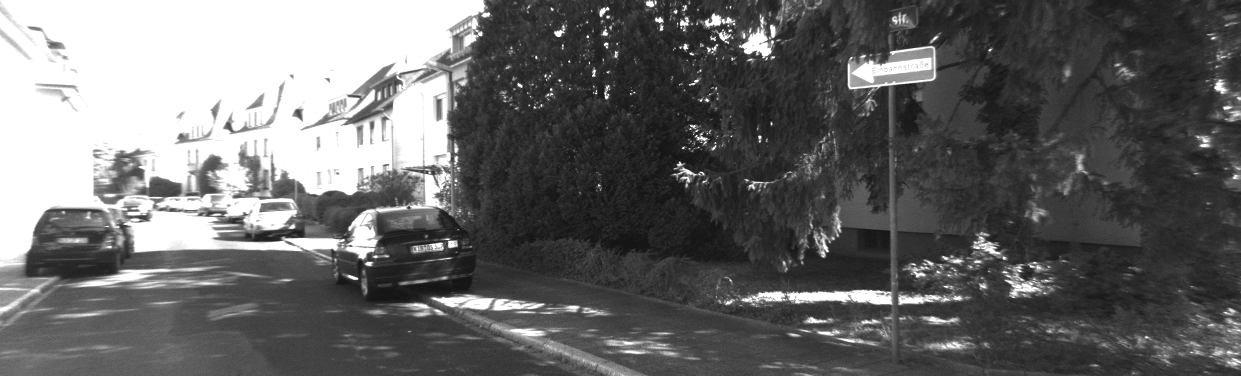
#> input picture dataset/dataset/sequences/00/image_0/000058.png, 1241 x 376 px, given in place of 000000.png, which was not available
$ python main.py
#> lines starting #> are read from the running program, lines starting #| are printed output that depends on the picture; pictures that were not available may be replaced by others from this repository, and a replacement may not be noted
### code/project/utils/geometry.py
"""
utils/geometry.py
Spatial transformations, camera projection, feature extraction, and triangulation utilities.
"""

from pathlib import Path
import numpy as np
import cv2

# =============================================================================
# CONSTANTS & SETUP
# =============================================================================
# Navigate from project/utils/geometry.py up to VAN_ex/ root
PROJECT_ROOT = Path(__file__).parent.parent.parent.parent
DATA_PATH = PROJECT_ROOT / 'dataset' / 'dataset' / 'sequences' / '00'


def read_images(idx):
    """Reads grayscale left and right images for a given frame index."""
    img_name = f'{idx:06d}.png'
    p1, p2 = DATA_PATH / 'image_0' / img_name, DATA_PATH / 'image_1' / img_name
    img1, img2 = cv2.imread(str(p1), cv2.IMREAD_GRAYSCALE), cv2.imread(str(p2), cv2.IMREAD_GRAYSCALE)
    if img1 is None or img2 is None:
        raise FileNotFoundError(f"Could not find images at {DATA_PATH}")
    return img1, img2


# [4 lines left out: function get_num_frames, not called in this run]


def read_cameras():
    """Loads camera calibration matrices (K, P1, P2) from calib.txt."""
    calib_path = DATA_PATH / 'calib.txt'
    with open(calib_path) as f:
        l1 = f.readline().split()[1:]
        l2 = f.readline().split()[1:]

    p1 = np.array([float(i) for i in l1]).reshape(3, 4)
    p2 = np.array([float(i) for i in l2]).reshape(3, 4)
    k = p1[:, :3]
    return k, p1, p2


# [10 lines left out: function read_ground_truth_poses, not called in this run]


def get_orb_features(img, n_features=700):
    """Extracts keypoints and ORB descriptors from an image."""
    orb = cv2.ORB_create(nfeatures=n_features)
    return orb.detectAndCompute(img, None)


# [10 lines left out: functions get_akaze_features, get_sift_features, not called in this run]


def camera_center(R, t):
    """Calculates 3D world position of a camera center from extrinsics: C = -R^T * t."""
    return (-R.T @ t).flatten()


def compose_transform(R1, t1, R2, t2):
    """Composes relative motion transformations: T_new = T2 * T1."""
    return R2 @ R1, R2 @ t1 + t2


# [4 lines left out: function rotation_angle_deg, not called in this run]


def relative_rotation_angle_deg(R_a, R_b):
    """Computes the angular difference in degrees between two rotation matrices of the same convention."""
    return rotation_angle_deg(R_a.T @ R_b)


def relative_pose_w2c(R_a, t_a, R_b, t_b):
    """Computes the relative W2C transform mapping frame a's camera frame into frame b's, by inverting a and composing with b."""
    return compose_transform(R_a.T, -R_a.T @ t_a, R_b, t_b)


# [49 lines left out: functions compute_relative_pose_error_deg_m, compute_kitti_sequence_errors, project_point, project_points_vectorized, not called in this run]


def compute_rectified_stereo_deviations(kp_left, kp_right, matches):
    """Computes absolute y-coordinate pixel discrepancies between matched stereo keypoints."""
    deviations = []
    for match in matches:
        _, y_left = kp_left[match.queryIdx].pt
        _, y_right = kp_right[match.trainIdx].pt
        deviations.append(abs(y_left - y_right))
    return np.array(deviations)


def split_matches_by_rectified_pattern(kp_left, kp_right, matches, threshold=2):
    """Splits feature matches into inliers and outliers based on y-coordinate disparity tolerance."""
    inliers, outliers = [], []
    for match in matches:
        _, y_left = kp_left[match.queryIdx].pt
        _, y_right = kp_right[match.trainIdx].pt
        if abs(y_left - y_right) <= threshold:
            inliers.append(match)
        else:
            outliers.append(match)
    return inliers, outliers


# [24 lines left out: functions get_matched_points, triangulate_point_linear, not called in this run]


def triangulate_points_linear(points1, points2, m1, m2):
    """Triangulates multiple 3D points iteratively using the linear SVD method."""
    return np.array([triangulate_point_linear(p1, p2, m1, m2) for p1, p2 in zip(points1, points2)])


# [5 lines left out: function triangulate_points_opencv, not called in this run]


def median_3d_distance(points_a, points_b):
    """Computes median Euclidean distance between two corresponding sets of 3D points."""
    return np.median(np.linalg.norm(points_a - points_b, axis=1))


# [10 lines left out: function crop_around_point, not called in this run]


def valid_stereo_obs(obs, min_disp=1.0):
    """Validates stereo observations against negative or near-zero disparity degeneracies."""
    return (obs.x_left - obs.x_right) >= min_disp


# [265 lines left out: functions run_custom_pnp_ransac, find_four_view_supporters, estimate_next_pose_with_rejection, run_single_pair, build_pnp_correspondences, evaluate_supporters and 1 more, not called in this run]

### code/project/utils/visualization.py
"""
utils/visualization.py
Visualization and plotting tools for stereo pairs, trajectories, factor graphs, and covariances.
"""

import os
import random
import numpy as np
import cv2
import matplotlib.pyplot as plt
from matplotlib.patches import Ellipse
from mpl_toolkits.mplot3d import Axes3D  # noqa: F401
import gtsam
from gtsam import symbol
from gtsam.utils import plot as gtsam_plot

from .geometry import read_images, camera_center, crop_around_point, read_ground_truth_poses


def plot_stereo_side_by_side(img_l, img_r, title="Stereo Pair", graph_id=None, func_name=None):
    """Displays left and right stereo images side-by-side."""
    fig = plt.figure(figsize=(15, 7))
    if graph_id and func_name:
        fig.suptitle(f"Graph {graph_id}: {title}\n{func_name}, visualization.py", fontsize=12, fontweight='bold')
    plt.subplot(1, 2, 1)
    plt.imshow(img_l, cmap='gray')
    plt.title(f"{title} - Left")
    plt.axis('off')

    plt.subplot(1, 2, 2)
    plt.imshow(img_r, cmap='gray')
    plt.title(f"{title} - Right")
    plt.axis('off')
    plt.tight_layout()


def draw_matches_custom(img1, kp1, img2, kp2, matches, title, num=20):
    """Draws a random subset of feature matches between two images."""
    if len(matches) > num:
        matches = random.sample(matches, num)

    img = cv2.drawMatches(
        img1, kp1, img2, kp2, matches, None,
        flags=cv2.DrawMatchesFlags_NOT_DRAW_SINGLE_POINTS
    )
    img_rgb = cv2.cvtColor(img, cv2.COLOR_BGR2RGB)

    plt.figure(figsize=(16, 8))
    plt.title(title)
    plt.imshow(img_rgb)
    plt.axis('off')


def plot_deviation_histogram(deviations):
    """Plots a histogram of y-deviation values for stereo matches."""
    plt.figure(figsize=(10, 6))
    plt.hist(deviations, bins=50)
    plt.xlabel("Deviation from rectified stereo pattern (pixels)")
    plt.ylabel("Number of matches")
    plt.title("Graph 2.1: Histogram of deviations from rectified stereo pattern\nplot_deviation_histogram, visualization.py")
    plt.tight_layout()


def print_large_deviation_percentage(deviations, threshold=2):
    """Prints percentage of matches exceeding the epipolar error threshold."""
    num_matches = len(deviations)
    num_bad_matches = np.sum(deviations > threshold)
    percentage = 100 * num_bad_matches / num_matches
    print(f"Matches with deviation > {threshold} pixels: {num_bad_matches}/{num_matches}")
    print(f"Percentage of matches with deviation > {threshold} pixels: {percentage:.2f}%")


def draw_inliers_outliers(img1, kp1, img2, kp2, inliers, outliers):
    """Overlays inlier (orange) and outlier (cyan) keypoint markers on stereo image pairs."""
    img1_color = cv2.cvtColor(img1, cv2.COLOR_GRAY2RGB)
    img2_color = cv2.cvtColor(img2, cv2.COLOR_GRAY2RGB)

    for match in outliers:
        pt1 = kp1[match.queryIdx].pt
        pt2 = kp2[match.trainIdx].pt
        cv2.circle(img1_color, (int(pt1[0]), int(pt1[1])), 3, (0, 255, 255), -1)
        cv2.circle(img2_color, (int(pt2[0]), int(pt2[1])), 3, (0, 255, 255), -1)

    for match in inliers:
        pt1 = kp1[match.queryIdx].pt
        pt2 = kp2[match.trainIdx].pt
        cv2.circle(img1_color, (int(pt1[0]), int(pt1[1])), 3, (255, 165, 0), -1)
        cv2.circle(img2_color, (int(pt2[0]), int(pt2[1])), 3, (255, 165, 0), -1)

    plot_stereo_side_by_side(img1_color, img2_color, title="Inliers (orange) vs Outliers (cyan)", graph_id="2.2", func_name="draw_inliers_outliers")


# [70 lines left out: functions plot_3d_points, plot_four_cameras, draw_match_canvas, not called in this run]


def draw_temporal_supporters(img_left0, kp_left0, img_left1, kp_left1, supporters, non_supporters, title="Supporters vs Non-supporters"):
    """Plots temporal tracking matches with green lines for supporters and red for outliers."""
    draw_match_canvas(img_left0, kp_left0, img_left1, kp_left1, supporters, non_supporters, title + " | green=supporters, red=outliers", source_func_name="draw_temporal_supporters")


# [839 lines left out: functions draw_ransac_results, plot_transformed_clouds, plot_trajectory, plot_track_observations, plot_connectivity, plot_inlier_percentage and 29 more, not called in this run]

### code/project/main.py
import os
import random
import cv2
import gtsam
from gtsam import symbol

# Import from utils package
import numpy as np
from utils.geometry import (read_images, get_orb_features, read_cameras, run_single_pair,
                           get_num_frames, build_pnp_correspondences,
                           camera_center, read_ground_truth_poses,
                           split_matches_by_rectified_pattern, compute_rectified_stereo_deviations,
                           triangulate_points_linear, triangulate_points_opencv, median_3d_distance,
                           get_matched_points, run_custom_pnp_ransac, find_four_view_supporters,
                           estimate_next_pose_with_rejection, compute_kitti_sequence_errors)
from utils.tracking import (load_or_build_db, compute_tracking_statistics, print_tracking_statistics,
                           select_track_by_min_length, compute_connectivity,
                           select_long_track, triangulate_track_reference_point,
                           compute_track_reprojection_errors, compute_absolute_pnp_error,
                           compute_pnp_projection_error_vs_distance)
from utils.bundle_adjustment import (init_gtsam_stereo_calibration, get_gtsam_camera_pose,
                                     pose_translation_np, choose_keyframes, solve_bundle_window,
                                     compute_single_factor_error, extract_optimized_geometry,
                                     compute_window_projection_errors,
                                     accumulate_window_projection_errors_by_distance)
from utils.pose_graph import (compute_relative_pose_and_covariance, compute_all_relative_constraints,
                              clean_pose_graph_edges, build_and_initialize_pose_graph, optimize_pose_graph,
                              run_prior_sensitivity_sweep, extract_trajectory_and_ids,
                              compute_pose_graph_absolute_error, compute_bundle_relative_error_vs_gt,
                              compute_kitti_sequence_errors_keyframes)
from utils.loop_closure import (detect_loop_closure_candidates, verify_loop_closures_consensus,
                                estimate_verified_loop_relative_poses, add_loop_closures_and_optimize)
from utils.visualization import (plot_stereo_side_by_side, draw_matches_custom,
                                 plot_matches_per_frame, plot_absolute_location_error_components,
                                 plot_absolute_angle_error, plot_bundle_optimization_error,
                                 plot_bundle_projection_error, plot_projection_error_vs_distance,
                                 plot_relative_error_comparison, plot_full_trajectory_comparison,
                                 plot_kitti_sequence_error, plot_loop_closure_match_stats,
                                 plot_angle_uncertainty_size)

# Output directory for all stages
OUTPUT_DIR = os.path.join(os.path.dirname(__file__), "outputs")
os.makedirs(OUTPUT_DIR, exist_ok=True)


def detect_and_visualize_orb_features(frame_index=0, plot=True):
    """Detects ORB keypoints on a stereo image pair and displays them side-by-side."""
    img_left, img_right = read_images(frame_index)
    kp_left, des_left = get_orb_features(img_left)
    kp_right, des_right = get_orb_features(img_right)

    assert len(kp_left) >= 500 and len(kp_right) >= 500, "Insufficient keypoints detected!"

    if plot:
        img_left_kp = cv2.drawKeypoints(img_left, kp_left, None, color=(0, 255, 0))
        img_right_kp = cv2.drawKeypoints(img_right, kp_right, None, color=(0, 255, 0))
        plot_stereo_side_by_side(img_left_kp, img_right_kp, "ORB Keypoints", graph_id="1.1", func_name="detect_and_visualize_orb_features")

    return img_left, img_right, kp_left, kp_right, des_left, des_right


def inspect_feature_descriptors(des_left):
    """Prints raw feature descriptor values to console for inspection."""
    print("\n--- Task 1.2: Descriptor Inspection ---")
    if des_left is not None and len(des_left) >= 2:
        print("Left Image - Descriptor 0:", des_left[0])
        print("Left Image - Descriptor 1:", des_left[1])


def compute_raw_bruteforce_matches(img_left, img_right, kp_left, kp_right, des_left, des_right):
    """Computes raw Hamming brute-force matches between left and right descriptors."""
    bf = cv2.BFMatcher(cv2.NORM_HAMMING, crossCheck=False)
    matches = bf.match(des_left, des_right)

    draw_matches_custom(img_left, kp_left, img_right, kp_right, matches, "Graph 1.3: Random Raw Matches\ndraw_matches_custom, visualization.py")
    return matches


def apply_lowe_ratio_test(img_left, img_right, kp_left, kp_right, des_left, des_right, ratio_threshold=0.7):
    """Filters ambiguous matches using Lowe's ratio test on k-Nearest Neighbors matches."""
    bf = cv2.BFMatcher(cv2.NORM_HAMMING)
    knn_matches = bf.knnMatch(des_left, des_right, k=2)

    good_matches, rejected_matches = [], []
    for m, n in knn_matches:
        if m.distance < ratio_threshold * n.distance:
            good_matches.append(m)
        else:
            rejected_matches.append(m)

    # Visualize filtered matches
    draw_matches_custom(img_left, kp_left, img_right, kp_right, good_matches, f"Graph 1.4a: Good Matches (Ratio={ratio_threshold})\ndraw_matches_custom, visualization.py")

    # Print summary metrics
    print("\n--- Task 1.4: Lowe's Ratio Test Summary ---")
    print(f"Ratio Threshold: {ratio_threshold}")
    print(f"Total Valid Matches: {len(good_matches)}")
    print(f"Total Discarded Matches: {len(rejected_matches)}")

    # Show a rejected match sample if available
    if rejected_matches:
        fail = random.choice(rejected_matches)
        draw_matches_custom(
            img_left, kp_left, img_right, kp_right, [fail],
            "Graph 1.4b: Failed Ratio Test Match Example\ndraw_matches_custom, visualization.py", num=1
        )


def run_feature_detection_and_matching_pipeline(frame_index=0):
    """Executes the complete Exercise 1 pipeline sequentially using descriptive function calls."""
    print("==================================================")
    print("  EXERCISE 1: FEATURE DETECTION & MATCHING       ")
    print("==================================================")

    # 1. Detect keypoints
    img_left, img_right, kp_left, kp_right, des_left, des_right = detect_and_visualize_orb_features(frame_index)

    # 2. Inspect descriptor structure
    inspect_feature_descriptors(des_left)

    # 3. Compute raw matches
    compute_raw_bruteforce_matches(img_left, img_right, kp_left, kp_right, des_left, des_right)

    # 4. Filter matches with Lowe's Ratio Test
    apply_lowe_ratio_test(img_left, img_right, kp_left, kp_right, des_left, des_right)


def analyze_rectified_stereo_deviations(idx=0):
    """Task 2.1: Computes and visualizes y-axis deviation distribution."""
    print("\n--- Task 2.1: Stereo Rectification Analysis ---")
    from utils.visualization import plot_deviation_histogram, print_large_deviation_percentage

    img_left, img_right = read_images(idx)
    kp_left, des_left = get_orb_features(img_left)
    kp_right, des_right = get_orb_features(img_right)

    bf = cv2.BFMatcher(cv2.NORM_HAMMING, crossCheck=False)
    matches = bf.match(des_left, des_right)

    deviations = compute_rectified_stereo_deviations(kp_left, kp_right, matches)
    plot_deviation_histogram(deviations)
    print_large_deviation_percentage(deviations, threshold=2)
    return kp_left, kp_right, matches


def filter_matches_by_rectified_pattern(kp_left, kp_right, matches, threshold=2):
    """Task 2.2: Splits matches into inliers/outliers by rectified-stereo y-deviation."""
    print("\n--- Task 2.2: Filtered Stereo Matches ---")
    from utils.visualization import draw_inliers_outliers

    img_left, img_right = read_images(0)
    inliers, outliers = split_matches_by_rectified_pattern(kp_left, kp_right, matches, threshold)

    print(f"Inliers: {len(inliers)} | Outliers: {len(outliers)}")
    draw_inliers_outliers(img_left, kp_left, img_right, kp_right, inliers, outliers)
    return inliers


############################################################################
# TRIANGULATION - Reconstructing 3D points from stereo observations
############################################################################
def triangulate_and_compare_methods(idx=0):
    """Task 2.3: Triangulates 3D points using linear SVD and OpenCV; compares results."""
    print("\n--- Task 2.3: Triangulation Methods Comparison ---")
    from utils.visualization import plot_3d_points

    img_left, img_right = read_images(idx)
    kp_left, des_left = get_orb_features(img_left)
    kp_right, des_right = get_orb_features(img_right)

    bf = cv2.BFMatcher(cv2.NORM_HAMMING, crossCheck=False)
    matches = bf.match(des_left, des_right)

    inliers, _ = split_matches_by_rectified_pattern(kp_left, kp_right, matches, threshold=2)
    k, m1, m2 = read_cameras()
    points_left, points_right = get_matched_points(kp_left, kp_right, inliers)

    points_3d_linear = triangulate_points_linear(points_left, points_right, m1, m2)
    points_3d_opencv = triangulate_points_opencv(points_left, points_right, m1, m2)

    valid_mask = (points_3d_linear[:, 2] > 0) & (points_3d_linear[:, 2] < 350)
    filtered_3d_linear = points_3d_linear[valid_mask]
    filtered_3d_opencv = points_3d_opencv[valid_mask]

    plot_3d_points(filtered_3d_linear, title="Graph 2.3a: Linear SVD Triangulation")
    plot_3d_points(filtered_3d_opencv, title="Graph 2.3b: OpenCV Triangulation")

    dist = median_3d_distance(filtered_3d_linear, filtered_3d_opencv)
    print(f"Median 3D distance between methods: {dist:.4f} m")


def run_stereo_rectification_pipeline(frame_index=0):
    """Exercise 2: Stereo rectification and triangulation pipeline."""
    kp_left, kp_right, matches = analyze_rectified_stereo_deviations(frame_index)
    inliers = filter_matches_by_rectified_pattern(kp_left, kp_right, matches)
    triangulate_and_compare_methods(frame_index)


# [859 lines left out: functions generate_next_frame_point_cloud, match_temporal_features_left_images, estimate_motion_with_four_point_pnp, find_four_view_reprojection_supporters, estimate_motion_with_pnp_ransac, track_trajectory_over_sequence and 28 more, not called in this run]


def main():
    print("==================================================")
    print("  VISUAL AERIAL NAVIGATION (VAN) - FULL PIPELINE  ")
    print("==================================================\n")

    # --- Exercise 1: Feature Extraction & Matching ---
    print("\n[Stage 1/7] Running Feature Detection and Matching...")
    run_feature_detection_and_matching_pipeline(frame_index=0)
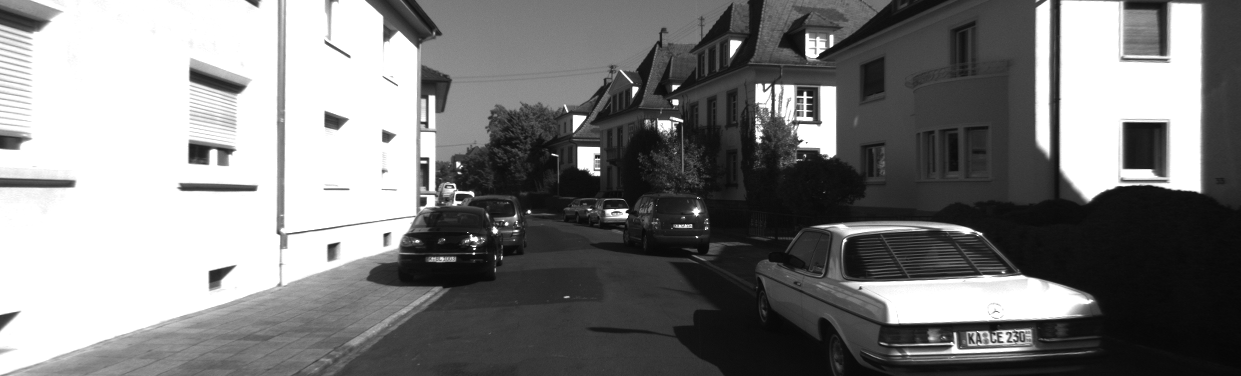
#> input picture dataset/dataset/sequences/00/image_0/000116.png, 1241 x 376 px, given in place of 000000.png, which was not available
#> in read_images, img1 is the input picture: shape (376, 1241); min 17, max 255, mean 103.4
#> in read_images, img2 is the input picture: shape (376, 1241); min 6, max 255, mean 125.3
#> in detect_and_visualize_orb_features, `kp_left, des_left = get_orb_features(img_left)`: kp_left = 700 keypoints; strongest (x, y, size): (679, 164, 31), (606, 97, 31), (606, 33, 31), (685, 46, 37.2)
#> in detect_and_visualize_orb_features, `kp_right, des_right = get_orb_features(img_right)`: kp_right = 700 keypoints; strongest (x, y, size): (673, 88, 37.2), (626, 212, 31), (802, 94, 31), (457, 197, 37.2)
#> in detect_and_visualize_orb_features, `img_left_kp = cv2.drawKeypoints(img_left, kp_left, None, color=(0, 255..`:
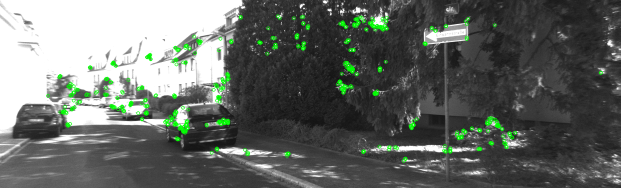
#> img_left_kp: shape (376, 1241, 3) (shown at 1/2 size); mean of channels 0, 1, 2 100.7, 105.8, 100.7; drawn as B, G, R
#> in detect_and_visualize_orb_features, `img_right_kp = cv2.drawKeypoints(img_right, kp_right, None, color=(0, ..`:
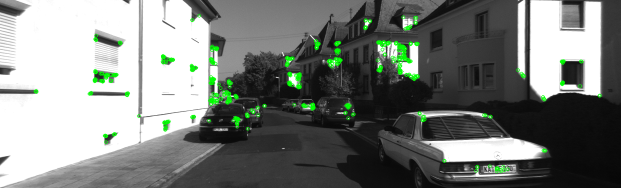
#> img_right_kp: shape (376, 1241, 3) (shown at 1/2 size); mean of channels 0, 1, 2 122.8, 127.3, 122.8; drawn as B, G, R
#| Left Image - Descriptor 0: [ 34 172 162  26 223 245 146 231 223  69 236  27  40 252  54 132 249 187
#|  147 145  54  43  58 255  59  94 157 107 211  76 254 206]
#| Left Image - Descriptor 1: [ 45 165 240 123 253 125 117 223 115 219 124  24 219 249  90 188 217 218
#|  214  24 251 234 250 179 111 223  85 109 210 220 214 230]
#> in compute_raw_bruteforce_matches, `matches = bf.match(des_left, des_right)`: matches = 700 matches
#> in draw_matches_custom, `matches = random.sample(matches, num)`: matches = 20 matches
#> in draw_matches_custom, `img = cv2.drawMatches( img1, kp1, img2, kp2, matches, None, flags=cv2...`:
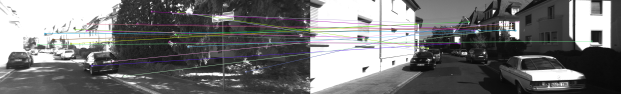
#> img: shape (376, 2482, 3) (shown at 1/4 size); mean of channels 0, 1, 2 115.4, 115, 115; drawn as B, G, R
#> in apply_lowe_ratio_test, `knn_matches = bf.knnMatch(des_left, des_right, k=2)`: knn_matches = 700 matches
#> after the loop in apply_lowe_ratio_test, `for m, n in knn_matches:`: good_matches = 4 matches; rejected_matches = 696 matches
#> call 2 of draw_matches_custom, with num = 20
#> in draw_matches_custom (call 2), `img = cv2.drawMatches( img1, kp1, img2, kp2, matches, None, flags=cv2...`:
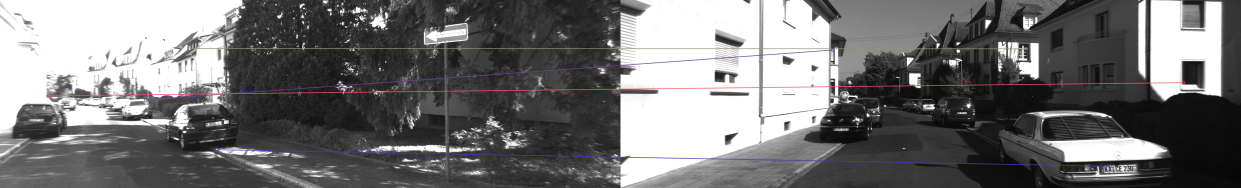
#> img: shape (376, 2482, 3) (shown at 1/2 size); mean of channels 0, 1, 2 114.6, 114.2, 114.8; drawn as B, G, R
#| Total Valid Matches: 4
#> (the rest of the program and of its run is left out)
